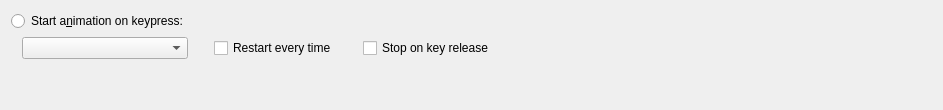
     <widget class="QWidget" name="animTab">
      <attribute name="title">
       <string>Animation</string>
      </attribute>
      <layout class="QGridLayout" name="gridLayout_5">
       <item row="6" column="2">
        <spacer name="verticalSpacer_11">
         <property name="orientation">
          <enum>Qt::Vertical</enum>
         </property>
         <property name="sizeHint" stdset="0">
          <size>
           <width>20</width>
           <height>40</height>
          </size>
         </property>
        </spacer>
       </item>
       <item row="4" column="2">
        <widget class="QComboBox" name="animBox">
         <property name="sizePolicy">
          <sizepolicy hsizetype="Expanding" vsizetype="Fixed">
           <horstretch>0</horstretch>
           <verstretch>0</verstretch>
          </sizepolicy>
         </property>
         <item>
          <property name="text">
           <string/>
          </property>
         </item>
        </widget>
       </item>
       <item row="4" column="3">
        <spacer name="horizontalSpacer_24">
         <property name="orientation">
          <enum>Qt::Horizontal</enum>
         </property>
         <property name="sizeType">
          <enum>QSizePolicy::Fixed</enum>
         </property>
         <property name="sizeHint" stdset="0">
          <size>
           <width>20</width>
           <height>20</height>
          </size>
         </property>
        </spacer>
       </item>
       <item row="4" column="7">
        <spacer name="horizontalSpacer_25">
         <property name="orientation">
          <enum>Qt::Horizontal</enum>
         </property>
         <property name="sizeHint" stdset="0">
          <size>
           <width>438</width>
           <height>20</height>
          </size>
         </property>
        </spacer>
       </item>
       <item row="4" column="6">
        <widget class="QCheckBox" name="animKrBox">
         <property name="text">
          <string>Stop on key release</string>
         </property>
        </widget>
       </item>
       <item row="4" column="4">
        <widget class="QCheckBox" name="animOnceBox">
         <property name="text">
          <string>Restart every time</string>
         </property>
        </widget>
       </item>
       <item row="4" column="5">
        <spacer name="horizontalSpacer_26">
         <property name="orientation">
          <enum>Qt::Horizontal</enum>
         </property>
         <property name="sizeType">
          <enum>QSizePolicy::Fixed</enum>
         </property>
         <property name="sizeHint" stdset="0">
          <size>
           <width>20</width>
           <height>20</height>
          </size>
         </property>
        </spacer>
       </item>
       <item row="0" column="1" colspan="2">
        <widget class="QRadioButton" name="animButton">
         <property name="sizePolicy">
          <sizepolicy hsizetype="Expanding" vsizetype="Fixed">
           <horstretch>0</horstretch>
           <verstretch>0</verstretch>
          </sizepolicy>
         </property>
         <property name="text">
          <string>Start a&amp;nimation on keypress:</string>
         </property>
        </widget>
       </item>
       <item row="4" column="1">
        <spacer name="horizontalSpacer_23">
         <property name="orientation">
          <enum>Qt::Horizontal</enum>
         </property>
         <property name="sizeType">
          <enum>QSizePolicy::Fixed</enum>
         </property>
         <property name="sizeHint" stdset="0">
          <size>
           <width>5</width>
           <height>20</height>
          </size>
         </property>
        </spacer>
       </item>
      </layout>
     </widget>
